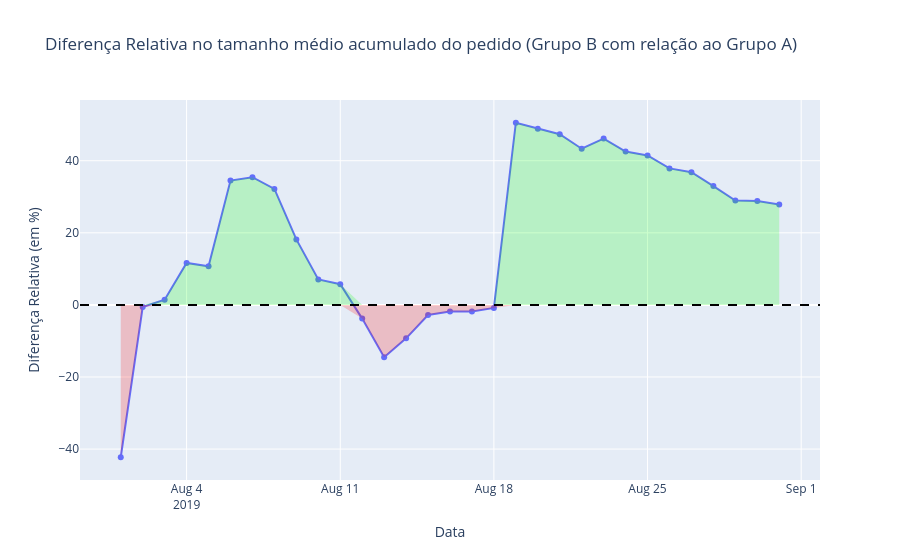

The cell this chart's notebook holds for it:
### Code cell
# Plotando um gráfico de linhas para visualizar a diferença relativa:

# 1. Criando a linha principal
fig = px.line(pedidos_receitas_acumulados,
              x='date',
              y='diferenca_relativa_acumulada',
              title='Diferença Relativa no tamanho médio acumulado do pedido (Grupo B com relação ao Grupo A)',
              labels={'date': 'Data', 'diferenca_relativa_acumulada': 'Diferença Relativa (em %)'},
              markers=True)

# 2. Adiciona a linha horizontal no zero (preta e tracejada)
fig.add_hline(y=0, line_dash="dash", line_color="black", line_width=2)

# 3. Adiciona sombreamento condicional
# Para positivo (Verde)
fig.add_scatter(x=pedidos_receitas_acumulados['date'], 
                y=pedidos_receitas_acumulados['diferenca_relativa_acumulada'].clip(lower=0),
                fill='tozeroy', mode='none', fillcolor='rgba(0, 255, 0, 0.2)', name='Positivo', showlegend=False)

# Para negativo (Vermelho)
fig.add_scatter(x=pedidos_receitas_acumulados['date'], 
                y=pedidos_receitas_acumulados['diferenca_relativa_acumulada'].clip(upper=0),
                fill='tozeroy', mode='none', fillcolor='rgba(255, 0, 0, 0.2)', name='Negativo', showlegend=False)

# Melhora o layout
fig.update_layout(hovermode='x unified')

fig.show()

### Figure 1 — Plotly figure (JSON) as saved in the notebook; plotly's stock layout.template omitted (floating-point values rounded to 4 significant figures)
{"data": [{"hovertemplate": "Data=%{x}<br>Diferença Relativa (em %)=%{y}<extra></extra>", "legendgroup": "", "line": {"color": "#636efa", "dash": "solid"}, "marker": {"symbol": "circle"}, "mode": "lines+markers", "name": "", "orientation": "v", "showlegend": false, "type": "scatter", "x": ["2019-08-01T00:00:00", "2019-08-02T00:00:00", "2019-08-03T00:00:00", "2019-08-04T00:00:00", "2019-08-05T00:00:00", "2019-08-06T00:00:00", "2019-08-07T00:00:00", "2019-08-08T00:00:00", "2019-08-09T00:00:00", "2019-08-10T00:00:00", "2019-08-11T00:00:00", "2019-08-12T00:00:00", "2019-08-13T00:00:00", "2019-08-14T00:00:00", "2019-08-15T00:00:00", "2019-08-16T00:00:00", "2019-08-17T00:00:00", "2019-08-18T00:00:00", "2019-08-19T00:00:00", "2019-08-20T00:00:00", "2019-08-21T00:00:00", "2019-08-22T00:00:00", "2019-08-23T00:00:00", "2019-08-24T00:00:00", "2019-08-25T00:00:00", "2019-08-26T00:00:00", "2019-08-27T00:00:00", "2019-08-28T00:00:00", "2019-08-29T00:00:00", "2019-08-30T00:00:00", "2019-08-31T00:00:00"], "xaxis": "x", "y": [-42.27, -0.6114, 1.451, 11.65, 10.71, 34.5, 35.43, 32.18, 18.17, 7.066, 5.735, -3.804, -14.54, -9.269, -2.793, -1.828, -1.799, -0.8354, 50.54, 48.85, 47.35, 43.33, 46.14, 42.57, 41.48, 37.87, 36.83, 32.97, 28.97, 28.82, 27.83], "yaxis": "y"}, {"fill": "tozeroy", "fillcolor": "rgba(0, 255, 0, 0.2)", "mode": "none", "name": "Positivo", "showlegend": false, "type": "scatter", "x": ["2019-08-01T00:00:00", "2019-08-02T00:00:00", "2019-08-03T00:00:00", "2019-08-04T00:00:00", "2019-08-05T00:00:00", "2019-08-06T00:00:00", "2019-08-07T00:00:00", "2019-08-08T00:00:00", "2019-08-09T00:00:00", "2019-08-10T00:00:00", "2019-08-11T00:00:00", "2019-08-12T00:00:00", "2019-08-13T00:00:00", "2019-08-14T00:00:00", "2019-08-15T00:00:00", "2019-08-16T00:00:00", "2019-08-17T00:00:00", "2019-08-18T00:00:00", "2019-08-19T00:00:00", "2019-08-20T00:00:00", "2019-08-21T00:00:00", "2019-08-22T00:00:00", "2019-08-23T00:00:00", "2019-08-24T00:00:00", "2019-08-25T00:00:00", "2019-08-26T00:00:00", "2019-08-27T00:00:00", "2019-08-28T00:00:00", "2019-08-29T00:00:00", "2019-08-30T00:00:00", "2019-08-31T00:00:00"], "y": [0.0, 0.0, 1.451, 11.65, 10.71, 34.5, 35.43, 32.18, 18.17, 7.066, 5.735, 0.0, 0.0, 0.0, 0.0, 0.0, 0.0, 0.0, 50.54, 48.85, 47.35, 43.33, 46.14, 42.57, 41.48, 37.87, 36.83, 32.97, 28.97, 28.82, 27.83]}, {"fill": "tozeroy", "fillcolor": "rgba(255, 0, 0, 0.2)", "mode": "none", "name": "Negativo", "showlegend": false, "type": "scatter", "x": ["2019-08-01T00:00:00", "2019-08-02T00:00:00", "2019-08-03T00:00:00", "2019-08-04T00:00:00", "2019-08-05T00:00:00", "2019-08-06T00:00:00", "2019-08-07T00:00:00", "2019-08-08T00:00:00", "2019-08-09T00:00:00", "2019-08-10T00:00:00", "2019-08-11T00:00:00", "2019-08-12T00:00:00", "2019-08-13T00:00:00", "2019-08-14T00:00:00", "2019-08-15T00:00:00", "2019-08-16T00:00:00", "2019-08-17T00:00:00", "2019-08-18T00:00:00", "2019-08-19T00:00:00", "2019-08-20T00:00:00", "2019-08-21T00:00:00", "2019-08-22T00:00:00", "2019-08-23T00:00:00", "2019-08-24T00:00:00", "2019-08-25T00:00:00", "2019-08-26T00:00:00", "2019-08-27T00:00:00", "2019-08-28T00:00:00", "2019-08-29T00:00:00", "2019-08-30T00:00:00", "2019-08-31T00:00:00"], "y": [-42.27, -0.6114, 0.0, 0.0, 0.0, 0.0, 0.0, 0.0, 0.0, 0.0, 0.0, -3.804, -14.54, -9.269, -2.793, -1.828, -1.799, -0.8354, 0.0, 0.0, 0.0, 0.0, 0.0, 0.0, 0.0, 0.0, 0.0, 0.0, 0.0, 0.0, 0.0]}], "layout": {"hovermode": "x unified", "legend": {"tracegroupgap": 0}, "shapes": [{"line": {"color": "black", "dash": "dash", "width": 2}, "type": "line", "x0": 0, "x1": 1, "xref": "x domain", "y0": 0, "y1": 0, "yref": "y"}], "title": {"text": "Diferença Relativa no tamanho médio acumulado do pedido (Grupo B com relação ao Grupo A)"}, "xaxis": {"anchor": "y", "domain": [0, 1], "title": {"text": "Data"}}, "yaxis": {"anchor": "x", "domain": [0, 1], "title": {"text": "Diferença Relativa (em %)"}}}}
